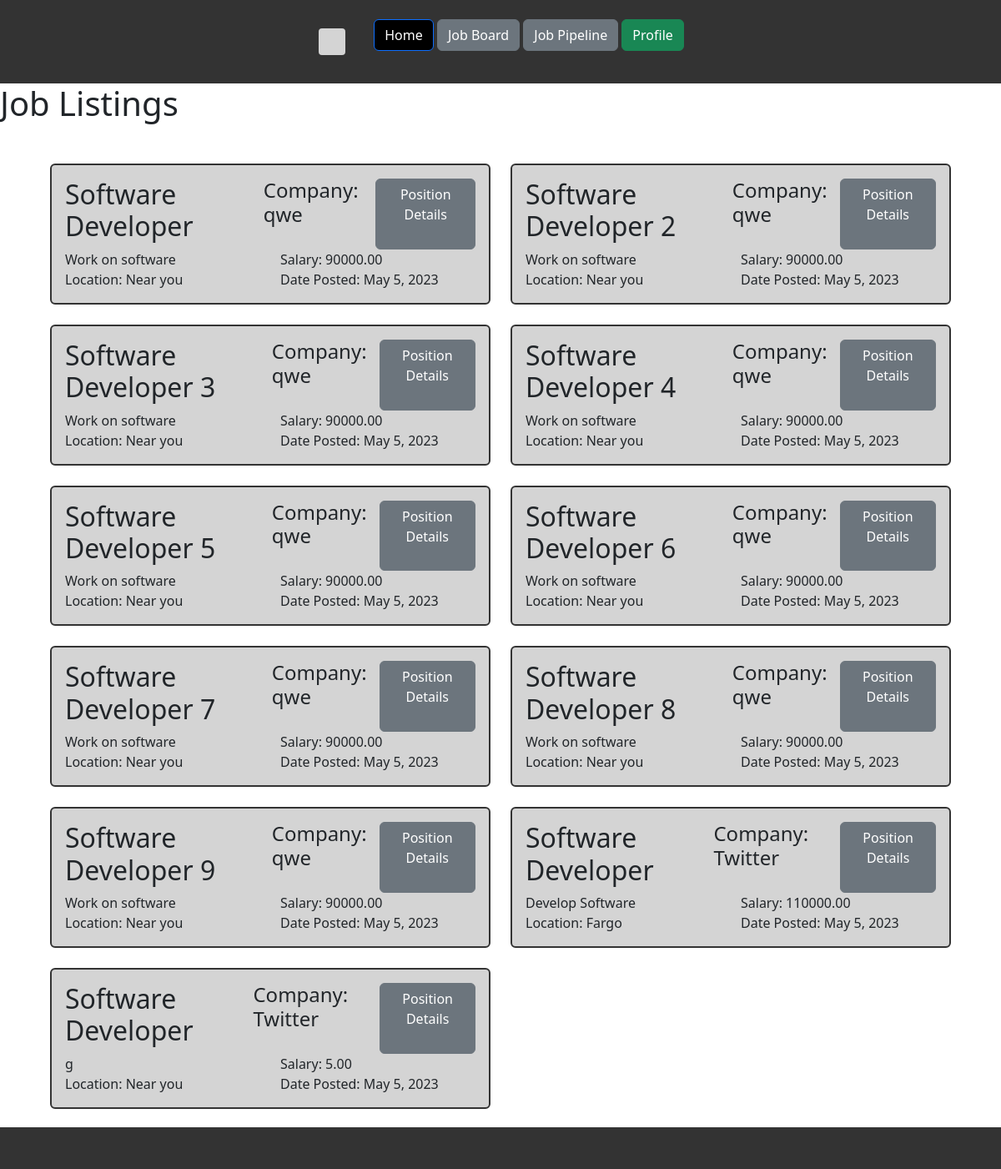
/candidate/job_list/, run on the app's committed database.
### employer/models.py (models this page shows, shortened)
class Job(models.Model):
    JobID = models.AutoField(primary_key=True)
    JobTitle = models.CharField(max_length=255, verbose_name= "Job Title")
    JobDescription = models.TextField(blank=True, null=True, verbose_name="Job Description")
    Salary = models.DecimalField(max_digits=10, decimal_places=2, blank=True, null=True)
    Location = models.CharField(max_length=255, blank=True, null=True)
    DatePosted = models.DateField(verbose_name= "Date Posted")
    EmployerID = models.ForeignKey(Employer, on_delete=models.CASCADE)

class Employer(models.Model):
    EmployerID = models.AutoField(primary_key=True)
    CompanyName = models.CharField(max_length=255)
    Industry = models.CharField(max_length=255, blank=True, null=True)
    Email = models.CharField(max_length=255)
    Password = models.CharField(max_length=255)
    is_employer = models.BooleanField(default=True)
    last_login = models.DateTimeField(blank=True, null=True)
    def __str__(self):
        return self.CompanyName

### candidate/views.py (the view)
# urls.py: path('job_list/', views.job_list, name='job_list'),
def job_list(request):
    jobs = Job.objects.all()
    context = {'jobs': jobs}
    return render(request, 'candidate/job_list.html', context)

### candidate/templates/candidate/job_list.html (shortened to what this page needs)
{% extends 'candidate/candidate_base.html' %} {% block content %}
<!DOCTYPE html>
<html lang="en">
  <head>
    <link
      href="https://cdn.jsdelivr.net/npm/bootstrap@5.3.0-alpha3/dist/css/bootstrap.min.css"
      rel="stylesheet"
    />
  </head>
  <body>
  </body>
</html>
<h1>Job Listings</h1>
{% if jobs %}
    <div class="row mx-5 my-5">
        {% for job in jobs %}
            <div class="col-6 col-lg-6 mb-4">
            <div class="card">
                <div class="card-body">
                <div class="d-flex justify-content-between">
                    <h2 class="card-title">{{ job.JobTitle }}</h2><h4 class="company">Company: {{ job.EmployerID }}</h4>
                    <a href="{% url 'candidate:job_detail' job_id=job.JobID %}" class="btn btn-secondary">Position Details</a>
                </div>
                <div class="row">
                    <div class="col-md-6">
                    <p class="card-text">{{ job.JobDescription }}</p>
                    </div>
                    <div class="col-md-6">
                    <p class="card-text">Salary: {{ job.Salary }}</p>
                    </div>
                </div>
                <div class="row">
                    <div class="col-md-6">
                    <p class="card-text">Location: {{ job.Location }}</p>
                    </div>
                    <div class="col-md-6">
                    <p class="card-text">Date Posted: {{ job.DatePosted }}</p>
                    </div>
                </div>
                </div>
            </div>
            </div>
        {% endfor %}
    </div>
    {% else %}
      <p>No jobs found.</p>
    {% endif %}
{% endblock %}

### candidate/static/candidate/css/style.css (style rules this page uses)
body { background-color: #f5f5f5; margin: 0; padding: 0; }
.card { background-color: rgb(212, 212, 212) !important; border: 2px solid #333 !important; }

### data on the page
Job: JobTitle "Software Developer", EmployerID "qwe", JobDescription "Work on software", Salary "90000.00", Location "Near you", DatePosted "May 5, 2023"
Job: JobTitle "Software Developer 2", EmployerID "qwe", JobDescription "Work on software", Salary "90000.00", Location "Near you", DatePosted "May 5, 2023"
Job: JobTitle "Software Developer 3", EmployerID "qwe", JobDescription "Work on software", Salary "90000.00", Location "Near you", DatePosted "May 5, 2023"
Job: JobTitle "Software Developer 4", EmployerID "qwe", JobDescription "Work on software", Salary "90000.00", Location "Near you", DatePosted "May 5, 2023"
Job: JobTitle "Software Developer 5", EmployerID "qwe", JobDescription "Work on software", Salary "90000.00", Location "Near you", DatePosted "May 5, 2023"
Job: JobTitle "Software Developer 6", EmployerID "qwe", JobDescription "Work on software", Salary "90000.00", Location "Near you", DatePosted "May 5, 2023"
Job: JobTitle "Software Developer 7", EmployerID "qwe", JobDescription "Work on software", Salary "90000.00", Location "Near you", DatePosted "May 5, 2023"
Job: JobTitle "Software Developer 8", EmployerID "qwe", JobDescription "Work on software", Salary "90000.00", Location "Near you", DatePosted "May 5, 2023"
Job: JobTitle "Software Developer 9", EmployerID "qwe", JobDescription "Work on software", Salary "90000.00", Location "Near you", DatePosted "May 5, 2023"
Job: JobTitle "Software Developer", EmployerID "Twitter", JobDescription "Develop Software", Salary "110000.00", Location "Fargo", DatePosted "May 5, 2023"
Job: JobTitle "Software Developer", EmployerID "Twitter", JobDescription "g", Salary "5.00", Location "Near you", DatePosted "May 5, 2023"
